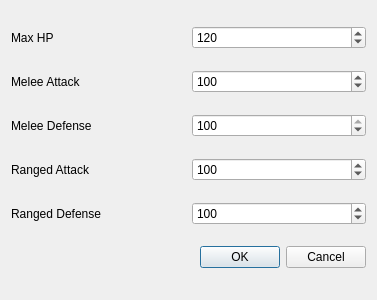
<?xml version="1.0" encoding="UTF-8"?>
<ui version="4.0">
 <class>Dialog</class>
 <widget class="QDialog" name="Dialog">
  <property name="geometry">
   <rect>
    <x>0</x>
    <y>0</y>
    <width>377</width>
    <height>300</height>
   </rect>
  </property>
  <property name="windowTitle">
   <string>Dialog</string>
  </property>
  <layout class="QVBoxLayout" name="verticalLayout">
   <item>
    <layout class="QHBoxLayout" name="horizontalLayout">
     <item>
      <widget class="QLabel" name="label_2">
       <property name="text">
        <string>Max HP</string>
       </property>
      </widget>
     </item>
     <item>
      <widget class="QSpinBox" name="MaxHP">
       <property name="maximum">
        <number>9999999</number>
       </property>
       <property name="value">
        <number>120</number>
       </property>
      </widget>
     </item>
    </layout>
   </item>
   <item>
    <layout class="QHBoxLayout" name="horizontalLayout_2">
     <item>
      <widget class="QLabel" name="label_3">
       <property name="text">
        <string>Melee Attack</string>
       </property>
      </widget>
     </item>
     <item>
      <widget class="QSpinBox" name="MeleeATK">
       <property name="maximum">
        <number>9999999</number>
       </property>
       <property name="value">
        <number>100</number>
       </property>
      </widget>
     </item>
    </layout>
   </item>
   <item>
    <layout class="QHBoxLayout" name="horizontalLayout_3">
     <item>
      <widget class="QLabel" name="label">
       <property name="text">
        <string>Melee Defense</string>
       </property>
      </widget>
     </item>
     <item>
      <widget class="QSpinBox" name="MeleeDEF">
       <property name="maximum">
        <number>100</number>
       </property>
       <property name="value">
        <number>100</number>
       </property>
      </widget>
     </item>
    </layout>
   </item>
   <item>
    <layout class="QHBoxLayout" name="horizontalLayout_6">
     <item>
      <widget class="QLabel" name="label_6">
       <property name="text">
        <string>Ranged Attack</string>
       </property>
      </widget>
     </item>
     <item>
      <widget class="QSpinBox" name="RangedATK">
       <property name="maximum">
        <number>9999999</number>
       </property>
       <property name="value">
        <number>100</number>
       </property>
      </widget>
     </item>
    </layout>
   </item>
   <item>
    <layout class="QHBoxLayout" name="horizontalLayout_4">
     <item>
      <widget class="QLabel" name="label_4">
       <property name="text">
        <string>Ranged Defense</string>
       </property>
      </widget>
     </item>
     <item>
      <widget class="QSpinBox" name="RangedDEF">
       <property name="maximum">
        <number>9999999</number>
       </property>
       <property name="value">
        <number>100</number>
       </property>
      </widget>
     </item>
    </layout>
   </item>
   <item>
    <widget class="QDialogButtonBox" name="buttonBox">
     <property name="orientation">
      <enum>Qt::Horizontal</enum>
     </property>
     <property name="standardButtons">
      <set>QDialogButtonBox::Cancel|QDialogButtonBox::Ok</set>
     </property>
     <property name="centerButtons">
      <bool>false</bool>
     </property>
    </widget>
   </item>
  </layout>
 </widget>
 <resources/>
 <connections>
  <connection>
   <sender>buttonBox</sender>
   <signal>accepted()</signal>
   <receiver>Dialog</receiver>
   <slot>accept()</slot>
   <hints>
    <hint type="sourcelabel">
     <x>248</x>
     <y>254</y>
    </hint>
    <hint type="destinationlabel">
     <x>157</x>
     <y>274</y>
    </hint>
   </hints>
  </connection>
  <connection>
   <sender>buttonBox</sender>
   <signal>rejected()</signal>
   <receiver>Dialog</receiver>
   <slot>reject()</slot>
   <hints>
    <hint type="sourcelabel">
     <x>316</x>
     <y>260</y>
    </hint>
    <hint type="destinationlabel">
     <x>286</x>
     <y>274</y>
    </hint>
   </hints>
  </connection>
 </connections>
</ui>
